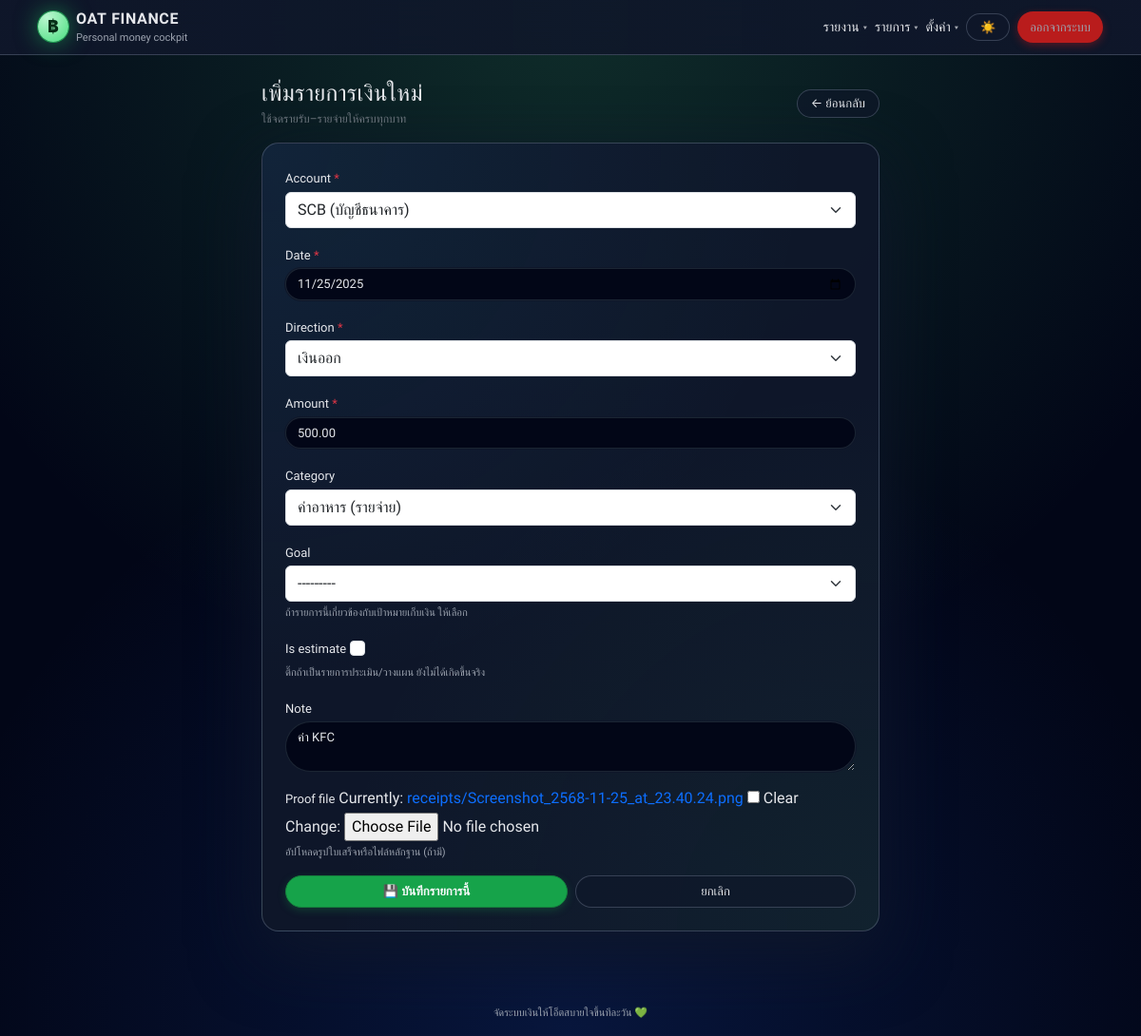
The page /transactions/1/edit/ (signed in) on the database its author committed.
### app_finance/models.py (models this page shows, shortened)
class Transaction(models.Model):
    DIRECTION_CHOICES = [
        ('IN', 'เงินเข้า'),
        ('OUT', 'เงินออก'),
    ]
    account = models.ForeignKey(
        Account,
        on_delete=models.CASCADE,
        related_name='transactions'
    )
    category = models.ForeignKey(
        Category,
        on_delete=models.SET_NULL,
        null=True,
        blank=True
    )
    goal = models.ForeignKey(
        Goal,
        on_delete=models.SET_NULL,
        null=True,
        blank=True,
        related_name="transactions",
        help_text="ถ้ารายการนี้เกี่ยวข้องกับเป้าหมายเก็บเงิน ให้เลือก"
    )
    proof_file = models.FileField(
        upload_to="receipts/",
        null=True,
        blank=True,
        help_text="อัปโหลดรูปใบเสร็จหรือไฟล์หลักฐาน (ถ้ามี)",
    )
    tags = models.ManyToManyField(
        "Tag",
        blank=True,
        related_name="transactions",
        help_text="เลือก tag ได้หลายอัน เช่น เที่ยว, ครอบครัว, งาน",
    )
    date = models.DateField()
    direction = models.CharField(max_length=3, choices=DIRECTION_CHOICES)
    amount = models.DecimalField(max_digits=12, decimal_places=2)
    is_estimate = models.BooleanField(
        default=False,
        help_text="ติ๊กถ้าเป็นรายการประเมิน/วางแผน ยังไม่ได้เกิดขึ้นจริง"
    )
    is_paid = models.BooleanField(
        default=True,
        help_text="ใช้คู่กับ is_estimate ถ้าเป็นประมาณการแล้วจ่ายจริงแล้ว"
    )
    note = models.TextField(blank=True, null=True)
    source_recurring = models.ForeignKey(
        'RecurringTransaction',
        null=True,
        blank=True,
        on_delete=models.SET_NULL,
        related_name='generated_transactions'
    )
    created_at = models.DateTimeField(auto_now_add=True)
    updated_at = models.DateTimeField(auto_now=True)

### app_finance/views.py (the view)
# urls.py: path("transactions/<int:pk>/edit/", views.transaction_edit, name="transaction_edit"),
@login_required
def transaction_edit(request, pk):
    tx = get_object_or_404(Transaction, pk=pk)
    if request.method == "POST":
        form = TransactionForm(request.POST, request.FILES, instance=tx)
        if form.is_valid():
            form.save()
            messages.success(request, "แก้ไขรายการเรียบร้อยแล้ว")
            return redirect("app_finance:transactions_list")
    else:
        form = TransactionForm(instance=tx)
    return render(request, "app_finance/transaction_form.html", {
        "form": form,
        "transaction": tx,
    })

### app_finance/forms.py
class TransactionForm(forms.ModelForm):
    date = forms.DateField(
        widget=forms.DateInput(attrs={"type": "date", "class": "form-control"})
    )
    class Meta:
        model = Transaction
        fields = [
            "account",
            "date",
            "direction",
            "amount",
            "category",
            "goal",
            "is_estimate",
            "note",
            "proof_file",
        ]
        widgets = {
            "account": forms.Select(attrs={"class": "form-select"}),
            "direction": forms.Select(attrs={"class": "form-select"}),
            "amount": forms.NumberInput(attrs={"class": "form-control", "step": "0.01"}),
            "category": forms.Select(attrs={"class": "form-select"}),
            "goal": forms.Select(attrs={"class": "form-select"}),
            "is_estimate": forms.CheckboxInput(attrs={"class": "form-check-input"}),
            "note": forms.Textarea(attrs={"class": "form-control", "rows": 2}),
        }

### app_finance/models.py (called while the page is built)
    def __str__(self):
        return f"{self.name} ({self.get_account_type_display()})"

    def __str__(self):
        return f"{self.name} ({self.get_kind_display()})"

### app_finance/templates/app_finance/transaction_form.html (shortened to what this page needs)
{% extends "app_finance/base.html" %}
{% block content %}
<div class="page-wrap" style="max-width:650px;margin:0 auto;padding:8px 0 32px;">
  <div class="d-flex justify-content-between align-items-center mb-3">
    <div>
      <h1 class="h4 mb-1">
        {% if goal %}
          บันทึกเงินเข้าเป้าหมาย
        {% else %}
          เพิ่มรายการเงินใหม่
        {% endif %}
      </h1>
      <div class="text-secondary" style="font-size:12px;">
        ใช้จดรายรับ–รายจ่ายให้ครบทุกบาท
      </div>
    </div>
    <a href="javascript:history.back()" class="btn btn-ghost btn-sm d-none d-md-inline-flex">
      ← ย้อนกลับ
    </a>
  </div>
  <div class="card-soft p-3 p-md-4">
    <form method="post" enctype="multipart/form-data" novalidate>
      {% for field in form %}
        <div class="mb-3">
          <label class="form-label mb-1" style="font-size:13px;">
            {{ field.label }}
            {% if field.field.required %}
              <span class="text-danger">*</span>
            {% endif %}
          </label>
          {{ field }}
          {% if field.help_text %}
            <div class="form-text" style="font-size:11px;color:#9ca3af;">
              {{ field.help_text|safe }}
            </div>
          {% endif %}
        </div>
      {% endfor %}
      <div class="d-flex flex-column flex-md-row gap-2 mt-3">
        <button type="submit" class="btn btn-brand w-100">
          💾 บันทึกรายการนี้
        </button>
        <a href="{% url 'app_finance:transactions_list' %}" class="btn btn-ghost w-100">
          ยกเลิก
        </a>
      </div>
    </form>
  </div>
</div>
{% endblock %}

### app_finance/templates/app_finance/base.html (style rules this page uses)
:root { --radius-xl:22px; --radius-lg:18px; --radius-pill:999px; --shadow-strong:0 24px 70px rgba(15,23,42,.95); }
html[data-theme="dark"] { --brand:#16a34a; --brand-dark:#15803d; --brand-soft:#bbf7d0; --text-main:#e5e7eb; --text-muted:#9ca3af; --bg:#020617; --bg-elevated:#020617; --border-subtle:rgba(148,163,184,.3); --shadow-strong:0 24px 70px rgba(15,23,42,.95); }
* { box-sizing:border-box; }
body { margin:0; min-height:100vh; font-family: "Prompt", system-ui, -apple-system, BlinkMacSystemFont, "Segoe UI", sans-serif; color:var(--text-main); background:var(--bg); }
html[data-theme="dark"] body { background: radial-gradient(circle at top, rgba(74,222,128,.18), transparent 60%), radial-gradient(circle at bottom, rgba(37,99,235,.18), transparent 55%), #020617; }
.btn-brand { background:var(--brand); border:1px solid var(--brand-dark); color:#f9fafb; font-weight:600; border-radius:var(--radius-pill); padding-inline:16px; box-shadow:0 3px 8px rgba(22,163,74,.25); font-size:13px; transition:background .16s ease, box-shadow .16s ease; }
.btn-ghost { border-radius:var(--radius-pill); border:1px solid var(--border-subtle); color:var(--text-main); font-size:13px; padding-inline:14px; background:rgba(15,23,42,.7); box-shadow:none; }
html[data-theme="dark"] .form-control { background:#020617; color:#e5e7eb; border-radius:999px; border:1px solid rgba(31,41,55,.9); box-shadow:0 0 0 1px rgba(15,23,42,1); font-size:13px; }
html[data-theme="dark"] .form-control::placeholder { color:#6b7280; }
.card-soft { border-radius:var(--radius-lg); border:1px solid var(--border-subtle); box-shadow:var(--shadow-strong); background:var(--bg-elevated); }
html[data-theme="dark"] .card-soft { background:radial-gradient(circle at top left, rgba(56,189,248,.08), transparent 55%), radial-gradient(circle at bottom right, rgba(74,222,128,.06), transparent 55%), rgba(15,23,42,.96); }
h1,h2,h3,h4,h5,h6 { margin:0; color:#f9fafb; letter-spacing:.01em; font-weight:600; }
a { text-decoration:none; }

### rows shown on the page
Transaction: form "SCB (บัญชีธนาคาร)" "11/25/2025" "เงินออก" "500.00" "ค่าอาหาร (รายจ่าย)" "---------" "ค่า KFC"

### other values the page prints
{{ field.label }} "Account" "Date" "Direction" "Amount" "Category" "Goal" "Is estimate" "Note" "Proof file"
{{ field.help_text|safe }} "ถ้ารายการนี้เกี่ยวข้องกับเป้าหมายเก็บเงิน ให้เลือก" "ติ๊กถ้าเป็นรายการประเมิน/วางแผน ยังไม่ได้เกิดขึ้นจริง" "อัปโหลดรูปใบเสร็จหรือไฟล์หลักฐาน (ถ้ามี)"
